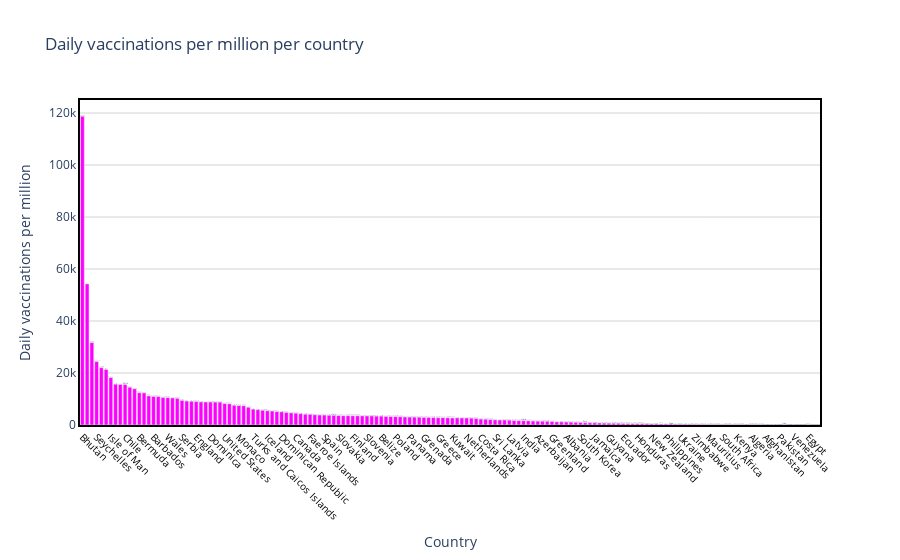

Notebook cell for this chart:
### Code cell
draw_trace_bar(country_vaccine, 'Daily vaccinations per million', 'Daily vaccinations per million per country', 'Country',\
               'Daily vaccinations per million', "magenta" )

### Figure 1 — Plotly figure (JSON) as saved in the notebook; plotly's stock layout.template omitted (floating-point values rounded to 4 significant figures; data arrays with more than 128 entries replaced by an {"elided": "..."} marker saying what was removed)
{"data": [{"marker": {"color": "magenta"}, "text": {"elided": "156 str values"}, "type": "bar", "x": {"elided": "156 str values"}, "y": {"elided": "156 int values"}}], "layout": {"hovermode": "closest", "paper_bgcolor": "rgba(0, 0, 0, 0)", "plot_bgcolor": "rgba(0, 0, 0, 0)", "title": {"text": "Daily vaccinations per million per country"}, "xaxis": {"linecolor": "black", "linewidth": 2, "mirror": true, "showline": true, "showticklabels": true, "tickangle": 45, "tickfont": {"color": "black", "size": 10}, "title": {"text": "Country"}, "zeroline": true, "zerolinecolor": "grey", "zerolinewidth": 1}, "yaxis": {"gridcolor": "lightgrey", "linecolor": "black", "linewidth": 2, "mirror": true, "showline": true, "title": {"text": "Daily vaccinations per million"}, "zeroline": true, "zerolinecolor": "grey", "zerolinewidth": 1}}}
